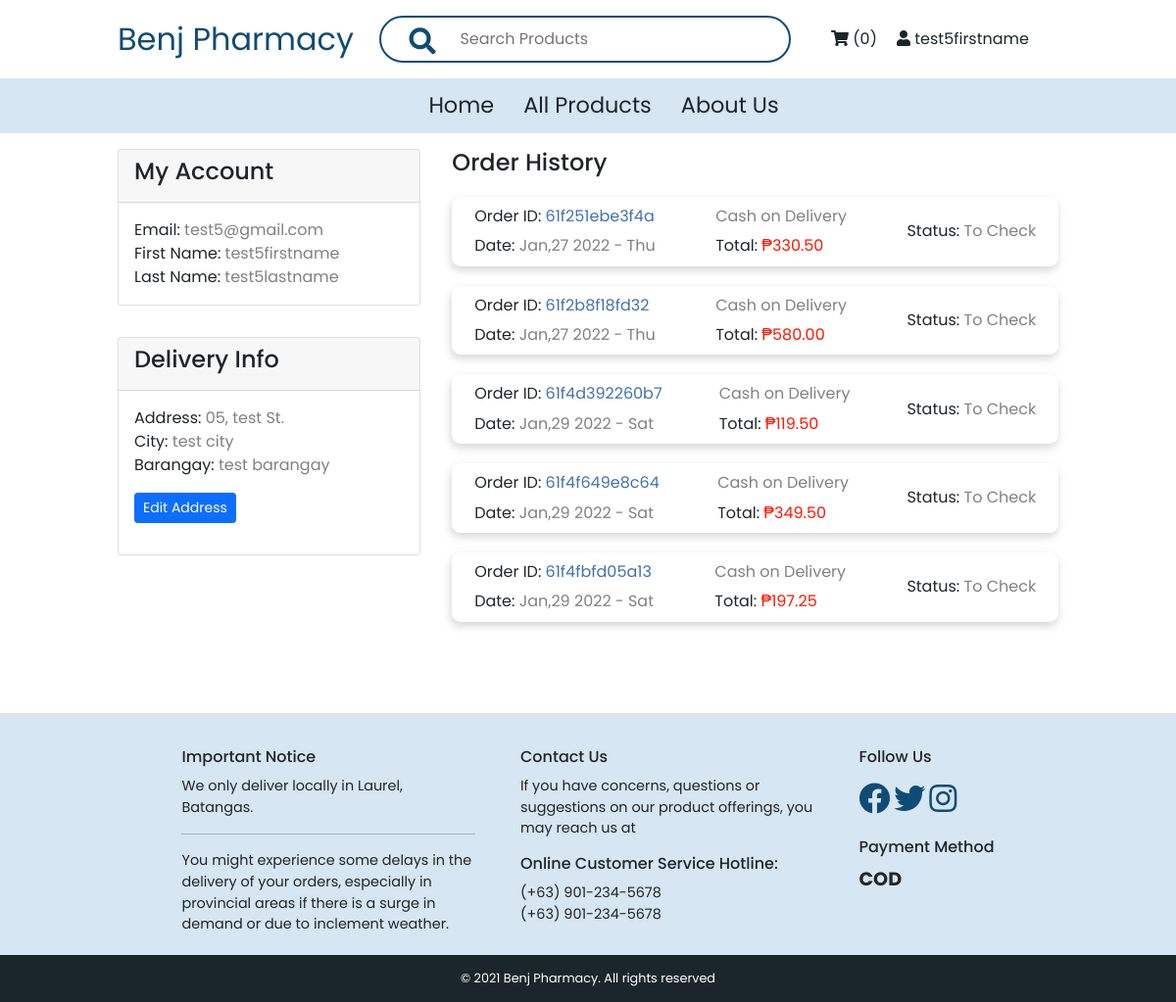
The page /account.php (signed in) on the database its author committed.
### tables this page shows
CREATE TABLE `users` (
  `user_id` varchar(100) NOT NULL,
  `first_name` varchar(100) NOT NULL,
  `last_name` varchar(100) NOT NULL,
  `email` varchar(100) NOT NULL,
  `password` varchar(100) NOT NULL,
  `created_at` timestamp NOT NULL DEFAULT current_timestamp() ON UPDATE current_timestamp()
);

CREATE TABLE `address` (
  `address_id` int(11) NOT NULL,
  `user_id` varchar(255) NOT NULL,
  `address` text NOT NULL,
  `city` varchar(255) NOT NULL,
  `barangay` varchar(255) NOT NULL,
  `contact` varchar(255) NOT NULL,
  `notes` varchar(255) DEFAULT NULL,
  `created_at` timestamp NULL DEFAULT current_timestamp(),
  `updated_at` timestamp NULL DEFAULT current_timestamp()
);

CREATE TABLE `orders` (
  `order_id` varchar(255) NOT NULL,
  `total` decimal(11,2) NOT NULL,
  `paid` tinyint(1) NOT NULL DEFAULT 0,
  `payment_method` varchar(255) NOT NULL,
  `delivery_status` varchar(255) NOT NULL DEFAULT '0',
  `shipping_fee` decimal(11,2) NOT NULL,
  `user_id` varchar(255) NOT NULL,
  `created_at` timestamp NULL DEFAULT current_timestamp(),
  `updated_at` timestamp NULL DEFAULT current_timestamp()
);

### account.php (the view, shortened to what this page needs)
<?php include_once 'includes/header.php';
if(isset($_SESSION['user_id'])){
    $user_id = $_SESSION['user_id'];
}else{
    header('Location: index');
    exit();
}
?>
<div class="account-page">
    <div class="left">
        <div class="card">
            <div class="card-header">
                <h4>My Account</h4>
            </div>
            <?php
                $account_sql = "SELECT * FROM users WHERE user_id ='$user_id' LIMIT 1";
                $account_stmt = mysqli_query($conn, $account_sql);
                if(mysqli_num_rows($account_stmt)>0){
                    $account_res = mysqli_fetch_array($account_stmt);
                }
            ?>
            <div class="card-body">
                <div class="row">
                    <label for="email">Email: <span><?= $account_res['email']?></span></label>
                    <label for="email">First Name: <span><?= $account_res['first_name']?></span></label>
                    <label for="email">Last Name: <span><?= $account_res['last_name']?></span></label>
                </div>
            </div>
        </div>
        <?php
            $address_sql = "SELECT * FROM address WHERE user_id ='$user_id' LIMIT 1";
            $address_stmt = mysqli_query($conn, $address_sql);
            if(mysqli_num_rows($address_stmt)>0){
                $address_res = mysqli_fetch_array($address_stmt);
                $have_address = true;
            }else{
                $have_address = false;
            }
        if($have_address){
        ?>
        <div class="card">
            <div class="card-header">
                <h4>Delivery Info</h4>
            </div>
            <div class="card-body">
                <div class="row">
                    <label for="email">Address: <span><?= $address_res['address']?></span></label>
                    <label for="email">City: <span><?= $address_res['city']?></span></label>
                    <label for="email">Barangay: <span><?= $address_res['barangay']?></span></label>
                    <form action="./delivery-info-update?id=<?= $_SESSION['user_id']; ?>" method="post">
                        <button type="submit" class="btn btn-primary btn-sm my-3" name="btn_address">Edit Address</button>
                    </form>
                </div>
            </div>
        </div>
        <?php
        }
        ?>
    </div>
    <div class="right">
        <h4>Order History</h4>
        <div class="orders">
        <?php
            if(isset($_SESSION['user_id'])){
                $user_id = $_SESSION['user_id'];
                $order_sql = "SELECT * FROM orders WHERE user_id='$user_id'";
                $order_stmt = mysqli_query($conn, $order_sql);
                if(mysqli_num_rows($order_stmt)>0){
                    foreach($order_stmt as $order_row){
                        if($order_row['payment_method']=='cod'){
                            $method = 'Cash on Delivery';
                        }elseif($order_row['payment_method']=='gcash'){
                            $method = 'Paid with GCash';
                        }else{
                            $method = '';
                        }
                        if($order_row['delivery_status']==0){
                            $delivery_status = 'To Check';
                        }elseif($order_row['delivery_status']==1){
                            $delivery_status_color = 'color: #3F72AF;';
                            $delivery_status = 'Packed';
                        }elseif($order_row['delivery_status']==2){
                            $delivery_status_color = 'color: #FFE162;';
                            $delivery_status = 'Out for Delivery';
                        }elseif($order_row['delivery_status']==3){
                            $delivery_status_color = 'color: #1B262C;';
                            $delivery_status = 'Delivered';
                        }
                        ?>
                            <div class="orders">
                                <div class="order">
                                    <div class="order-left">
                                        <p class="order_id">Order ID: <span><?= $order_row['order_id']?></span></p>
                                        <p class="created_at">Date: <span><?= date('M,d Y - D', strtotime($order_row['created_at'])) ?></span></p>
                                    </div>
                                    <div class="order-middle">
                                        <p><span><?= $method ?></span></p>
                                        <p>Total: <span>₱<?= $order_row['total'] ?></span></p>
                                    </div>
                                    <div class="order-right">
                                        <p>Status: <span><?= $delivery_status ?></span></p>
                                    </div>
                                </div>
                            </div>
                        <?php
                    }
                }
            }
        ?>
        </div>
    </div>
</div>
<?php include_once 'includes/footer.php'; ?>

### includes/header.php (shortened to what this page needs)
<?php
    include('./includes/dbh.inc.php')
?>
    <!DOCTYPE html>
    <html lang="en">
    <head>
        <link rel="stylesheet" href="https://pro.fontawesome.com/releases/v5.10.0/css/all.css"/>
        <link href="https://cdn.jsdelivr.net/npm/bootstrap@5.1.3/dist/css/bootstrap.min.css" rel="stylesheet">
        <link rel="stylesheet" href="./css/style.css?v=1.4">
    </head>
    <body>
            <header>
                <div class="upper-nav">
                    <div class="logo"><a href="index" class="logo-name">Benj Pharmacy</a></div>
                    <form class="searchbar-lg" action="./all-products" method="GET">
                        <div class="search-bar">
                            <input type="text" required name="search" value="<?php if(isset($_GET['search'])){echo $_GET['search'];} ?>" placeholder="Search Products" id="search">
                            <button type="submit"><i class="fa fa-search"></i></button>
                        </div>
                    </form>
                    <div class="right-nav">
                        <div class="user-nav">
                        <?php
                            if(isset($_SESSION['email'])){
                                $fname = $_SESSION['fname'];
                                if(isset($_SESSION['user_id'])){
                                    $user_id = $_SESSION['user_id'];
                                    $cart_sql = "SELECT p.*,c.* FROM products p, cart c WHERE p.product_id=c.product_id AND c.user_id ='$user_id';";
                                    $cart_stmt = mysqli_query($conn, $cart_sql);
                                    if(mysqli_num_rows($cart_stmt)>0){
                                        $cart_count = mysqli_num_rows($cart_stmt);
                                    }else{
                                        $cart_count=0;
                                    }
                                }
                                echo "<a href='./cart' class='cart'><i class='fa fa-shopping-cart'></i> ($cart_count)</a>";
                                echo "<a class='acc-lg' href='./account' class='username'><i class='fa fa-user'></i> $fname</a>";
                            }else{
                                echo '<a href="login">Login</a>';
                                echo '<a href="signup">Sign Up</a>';
                            }
                        ?>
                        </div>
                    </div>
                </div>
                <div class="lower-nav">
                    <nav>
                        <ul>
                            <li><a href="index">Home</a></li>
                            <li><a href="all-products">All Products</a></li>
                            <li><a href="about">About Us</a></li>
                        </ul>
                    </nav>
                </div>
            </header>

### includes/footer.php (shortened to what this page needs)
<footer>
            <div class="upper-footer">
                <section>
                    <h4>Important Notice</h4>
                    <p>We only deliver locally in Laurel, Batangas.</p>
                    <hr>
                    <p>You might experience some delays in the delivery of your orders, especially in provincial areas if there is a surge in demand or due to inclement weather. </p>
                </section>
                <section>
                    <h4>Contact Us</h4>
                    <p>If you have concerns, questions or suggestions on our product offerings, you may reach us at</p>
                    <h4>Online Customer Service Hotline:</h4>
                    <p>(+63) 901-234-5678</p>
                    <p>(+63) 901-234-5678</p>
                </section>
                <section>
                    <h4>Follow Us</h4>
                    <div class="social">
                        <a href="#"><i class="fab fa-facebook"></i></a>
                        <a href="#"><i class="fab fa-twitter"></i></a>
                        <a href="#"><i class="fab fa-instagram"></i></a>
                    </div>
                    <div class="payment-method">
                        <h4>Payment Method</h4>
                        <div class="payment-logo">
                        <p>COD</p>
                        </div>
                    </div>
                </section>
            </div>
            <div class="lower-footer">
                <p>&copy; 2021 Benj Pharmacy. All rights reserved</p>
            </div>
        </footer>
</body>
</html>

### css/style.css (style rules this page uses)
* { padding: 0; margin: 0; box-sizing: border-box; font-family: "Poppins", sans-serif; }
button { outline: none; border: none; cursor: pointer; }
a { text-decoration: none; }
header .upper-nav { display: flex; justify-content: space-between; align-items: center; min-height: 10vh; width: 80vw; margin: 0 auto; background: #fff; }
header .upper-nav .acc-lg { display: block; }
header .upper-nav .logo-name { color: #0F4C75; font-size: 2rem; }
header .upper-nav .search-bar { position: relative; }
header .upper-nav .search-bar input { border-radius: 50px; font-size: 1rem; padding: 10px; padding-left: 5rem; width: 35vw; border: 2px solid #0F4C75; }
header .upper-nav .search-bar i { position: absolute; left: 30px; top: 25%; height: 100%; font-size: 1.7rem; color: #0F4C75; cursor: pointer; z-index: 1; }
header .upper-nav .right-nav .user-nav { display: flex; align-self: center; justify-content: center; }
header .upper-nav .right-nav .user-nav a { color: #1B262C; font-size: 1rem; margin: 0 10px; }
header .upper-nav .searchbar-lg { display: block; }
header .lower-nav { background-color: #D6E6F2; }
header .lower-nav nav ul { list-style: none; display: flex; justify-content: center; align-items: center; min-height: 7vh; margin: 0; }
header .lower-nav nav ul li { padding: 0 15px; }
header .lower-nav nav ul li a { color: #1B262C; font-size: 1.4rem; }
.order { display: flex; justify-content: space-between; align-items: center; background-color: #fff; margin-top: 20px; border-radius: 9px; box-shadow: -1px 4px 9px 0px rgba(209, 209, 209, 0.27); padding: 5px 10px; }
.account-page { display: flex; margin: 2vh 10vw; gap: 2rem; min-height: 70vh; }
.account-page .left { flex: 1; display: flex; flex-direction: column; gap: 2rem; }
.account-page .left .card .row label span { color: #818181; }
.account-page .right { flex: 2; }
.account-page .right .orders .order { display: flex; box-shadow: -1px 4px 9px 0px rgba(209, 209, 209, 0.9); }
.account-page .right .orders .order p { padding: 0.2rem 0.8rem; margin: 0; }
.account-page .right .orders .order .order-left .order_id span { color: #3F72AF; }
.account-page .right .orders .order .order-left .created_at span { color: #818181; }
.account-page .right .orders .order .order-middle p span { color: #FF1700; }
.account-page .right .orders .order .order-middle p:first-of-type span { color: #818181; }
.account-page .right .orders .order .order-right p span { color: #818181; }
footer { width: 100%; background-color: #D6E6F2; }
footer .upper-footer { display: flex; justify-content: space-evenly; width: 80%; margin: 0 auto; padding: 20px; background: #D6E6F2; font-size: 0.9rem; font-weight: normal; }
footer .upper-footer h4 { font-size: 1rem; font-weight: 500; }
footer .upper-footer section { max-width: 300px; }
footer .upper-footer section h4 { margin: 15px 0 10px; }
footer .upper-footer section p { margin-bottom: 0; }
footer .upper-footer section .social a { font-size: 2rem; color: #0F4C75; }
footer .upper-footer section .payment-logo { display: flex; justify-content: flex-start; align-items: center; }
footer .upper-footer section .payment-logo p { font-size: 1.2rem; font-weight: 700; }
footer .upper-footer section .payment-logo > * { padding-right: 10px; }
footer .lower-footer { display: flex; justify-content: center; align-items: center; background: #1B262C; color: #fff; min-height: 6vh; }
footer .lower-footer p { font-size: 0.8rem; font-weight: normal; margin-bottom: 0; }

### rows shown on the page
users: email "test5@gmail.com", first_name "test5firstname", last_name "test5lastname"
address: address "05, test St.", city "test city", barangay "test barangay"
orders: order_id "61f251ebe3f4a", created_at "Jan,27 2022 - Thu", payment_method "Cash on Delivery", total "330.50", delivery_status "To Check"
orders: order_id "61f2b8f18fd32", created_at "Jan,27 2022 - Thu", payment_method "Cash on Delivery", total "580.00", delivery_status "To Check"
orders: order_id "61f4d392260b7", created_at "Jan,29 2022 - Sat", payment_method "Cash on Delivery", total "119.50", delivery_status "To Check"
orders: order_id "61f4f649e8c64", created_at "Jan,29 2022 - Sat", payment_method "Cash on Delivery", total "349.50", delivery_status "To Check"
orders: order_id "61f4fbfd05a13", created_at "Jan,29 2022 - Sat", payment_method "Cash on Delivery", total "197.25", delivery_status "To Check"

### other values the page prints
$cart_count "0"
$fname "test5firstname"
